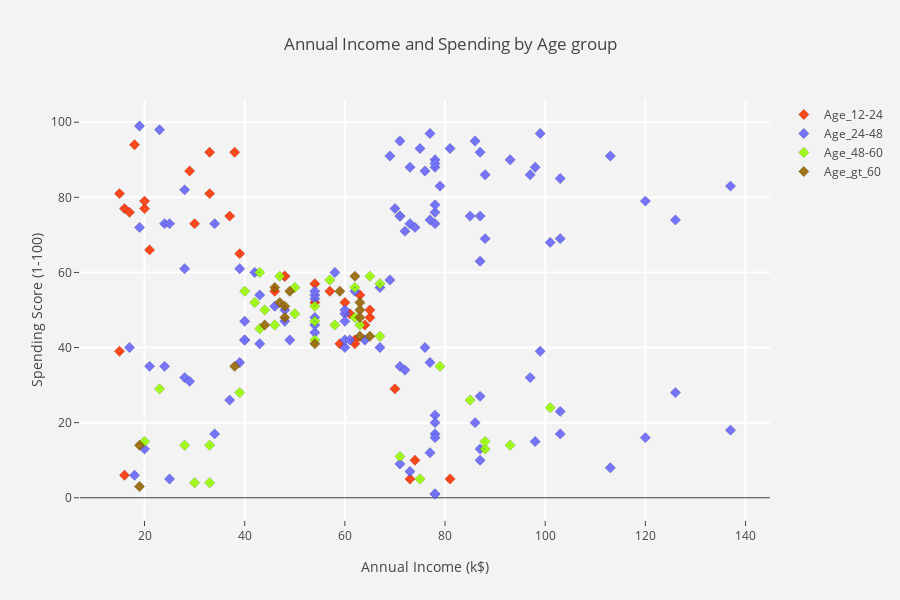
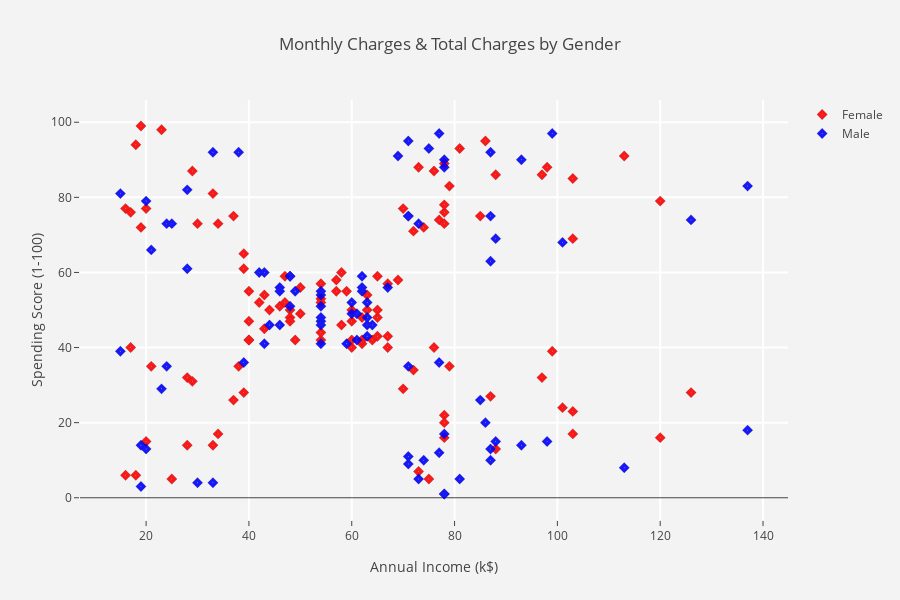

The notebook cell these images were saved under, in order:
### Code cell
#scatter plots monthly charges & total charges by tenure group

def plot_age_scatter(Age_group,color) :
    tracer = go.Scatter(x = df[df["Age_group"] == Age_group]["Annual Income (k$)"],
                        y = df[df["Age_group"] == Age_group]["Spending Score (1-100)"],
                        mode = "markers",marker = dict(line = dict(color = "black",
                                                                   width = .2),
                                                       size = 8 , color = color,
                                                       symbol = "diamond-dot",
                                                      ),
                        name = Age_group,
                        opacity = .9
                       )
    return tracer

#scatter plot monthly charges & total charges by churn group
def plot_gender_scatter(gender,color) :
    tracer = go.Scatter(x = df[df["Gender"] == gender]["Annual Income (k$)"],
                        y = df[df["Gender"] == gender]["Spending Score (1-100)"],
                        mode = "markers",marker = dict(line = dict(color = "black",
                                                                   width = .2),
                                                       size = 8 , color = color,
                                                       symbol = "diamond-dot",
                                                      ),
                        name = gender,
                        opacity = .9
                       )
    return tracer

trace1 = plot_age_scatter("Age_12-24","#FF3300")
trace2 = plot_age_scatter("Age_24-48","#6666FF")
trace3 = plot_age_scatter("Age_48-60","#99FF00")
trace4 = plot_age_scatter("Age_gt_60","#996600")
trace6 = plot_gender_scatter("Male","blue")
trace7 = plot_gender_scatter("Female","red")

data1   = [trace1,trace2,trace3,trace4] 
data2   = [trace7,trace6]

#layout
def layout_title(title) :
    layout = go.Layout(dict(title = title,
                            plot_bgcolor  = "rgb(243,243,243)",
                            paper_bgcolor = "rgb(243,243,243)",
                            xaxis = dict(gridcolor = 'rgb(255, 255, 255)',
                                         title = "Annual Income (k$)",
                                         zerolinewidth=1,ticklen=5,gridwidth=2),
                            yaxis = dict(gridcolor = 'rgb(255, 255, 255)',
                                         title = "Spending Score (1-100)",
                                         zerolinewidth=1,ticklen=5,gridwidth=2),
                            height = 600
                           )
                      )
    return layout

layout1  = layout_title("Annual Income and Spending by Age group")
layout2  = layout_title("Monthly Charges & Total Charges by Gender")
fig1 = go.Figure(data = data1,layout = layout1)
fig2 = go.Figure(data = data2,layout = layout2)
py.iplot(fig1)
py.iplot(fig2)

### Figure 1 — Plotly figure (JSON) as saved in the notebook; plotly's stock layout.template omitted (floating-point values rounded to 4 significant figures)
{"data": [{"marker": {"color": "#FF3300", "line": {"color": "black", "width": 0.2}, "size": 8, "symbol": "diamond-dot"}, "mode": "markers", "name": "Age_12-24", "opacity": 0.9, "type": "scatter", "uid": "3f0f39e3-9121-48d0-a00c-cace3c9c98f1", "x": [15, 15, 16, 16, 17, 18, 20, 20, 21, 29, 30, 33, 33, 37, 38, 39, 46, 48, 48, 54, 54, 57, 59, 60, 61, 62, 62, 63, 64, 65, 65, 70, 73, 74, 81], "y": [39, 81, 6, 77, 76, 94, 77, 79, 66, 87, 73, 92, 81, 75, 92, 65, 55, 59, 59, 52, 57, 55, 41, 52, 49, 41, 42, 54, 46, 48, 50, 29, 5, 10, 5]}, {"marker": {"color": "#6666FF", "line": {"color": "black", "width": 0.2}, "size": 8, "symbol": "diamond-dot"}, "mode": "markers", "name": "Age_24-48", "opacity": 0.9, "type": "scatter", "uid": "d4a8e475-58a0-456a-99dd-5c3c2954de4f", "x": [17, 18, 19, 19, 20, 21, 23, 24, 24, 25, 25, 28, 28, 28, 29, 34, 34, 37, 39, 39, 40, 40, 40, 42, 43, 43, 46, 48, 48, 49, 54, 54, 54, 54, 54, 54, 58, 60, 60, 60, 60, 60, 61, 62, 64, 67, 67, 69, 69, 70, 71, 71, 71, 71, 71, 72, 72, 73, 73, 73, 74, 75, 76, 76, 77, 77, 77, 77, 78, 78, 78, 78, 78, 78, 78, 78, 78, 78, 78, 78, 79, 81, 85, 86, 86, 87, 87, 87, 87, 87, 87, 88, 88, 93, 97, 97, 98, 98, 99, 99, 101, 103, 103, 103, 103, 113, 113, 120, 120, 126, 126, 137, 137], "y": [40, 6, 72, 99, 13, 35, 98, 35, 73, 5, 73, 82, 32, 61, 31, 17, 73, 26, 36, 61, 47, 42, 42, 60, 54, 41, 51, 50, 47, 42, 54, 53, 48, 55, 44, 46, 60, 49, 40, 42, 47, 50, 42, 55, 42, 56, 40, 58, 91, 77, 35, 95, 75, 9, 75, 34, 71, 88, 7, 73, 72, 93, 40, 87, 12, 97, 36, 74, 22, 90, 17, 88, 20, 76, 16, 89, 1, 78, 1, 73, 83, 93, 75, 20, 95, 27, 63, 13, 75, 10, 92, 86, 69, 90, 32, 86, 15, 88, 39, 97, 68, 17, 85, 23, 69, 8, 91, 16, 79, 28, 74, 18, 83]}, {"marker": {"color": "#99FF00", "line": {"color": "black", "width": 0.2}, "size": 8, "symbol": "diamond-dot"}, "mode": "markers", "name": "Age_48-60", "opacity": 0.9, "type": "scatter", "uid": "973aba8b-0c5c-486b-b046-4583d385a6bd", "x": [20, 23, 28, 30, 33, 33, 39, 40, 42, 43, 43, 44, 46, 47, 50, 50, 54, 54, 54, 57, 58, 62, 62, 63, 65, 67, 67, 71, 75, 79, 85, 88, 88, 93, 101], "y": [15, 29, 14, 4, 4, 14, 28, 55, 52, 60, 45, 50, 46, 59, 49, 56, 47, 42, 51, 58, 46, 48, 56, 46, 59, 43, 57, 11, 5, 35, 26, 13, 15, 14, 24]}, {"marker": {"color": "#996600", "line": {"color": "black", "width": 0.2}, "size": 8, "symbol": "diamond-dot"}, "mode": "markers", "name": "Age_gt_60", "opacity": 0.9, "type": "scatter", "uid": "60d060bd-0a10-4bca-b650-c0bef02391cc", "x": [19, 19, 38, 44, 46, 47, 48, 48, 49, 54, 59, 62, 63, 63, 63, 63, 65], "y": [3, 14, 35, 46, 56, 52, 51, 48, 55, 41, 55, 59, 50, 43, 48, 52, 43]}], "layout": {"height": 600, "paper_bgcolor": "rgb(243,243,243)", "plot_bgcolor": "rgb(243,243,243)", "title": {"text": "Annual Income and Spending by Age group"}, "xaxis": {"gridcolor": "rgb(255, 255, 255)", "gridwidth": 2, "ticklen": 5, "title": {"text": "Annual Income (k$)"}, "zerolinewidth": 1}, "yaxis": {"gridcolor": "rgb(255, 255, 255)", "gridwidth": 2, "ticklen": 5, "title": {"text": "Spending Score (1-100)"}, "zerolinewidth": 1}}}

### Figure 2 — Plotly figure (JSON) as saved in the notebook; plotly's stock layout.template omitted (floating-point values rounded to 4 significant figures)
{"data": [{"marker": {"color": "red", "line": {"color": "black", "width": 0.2}, "size": 8, "symbol": "diamond-dot"}, "mode": "markers", "name": "Female", "opacity": 0.9, "type": "scatter", "uid": "db7e0c00-e6b6-45fe-abf9-0bb1f6076b59", "x": [16, 16, 17, 17, 18, 18, 19, 19, 20, 20, 21, 23, 25, 28, 28, 29, 29, 30, 33, 33, 34, 34, 37, 37, 38, 39, 39, 39, 40, 40, 40, 40, 42, 43, 43, 44, 46, 47, 47, 48, 48, 48, 49, 50, 50, 54, 54, 54, 54, 54, 57, 57, 58, 58, 59, 60, 60, 60, 60, 62, 62, 62, 63, 63, 64, 65, 65, 65, 65, 67, 67, 67, 69, 70, 70, 72, 72, 73, 73, 74, 75, 76, 76, 77, 78, 78, 78, 78, 78, 78, 78, 79, 79, 81, 85, 86, 87, 88, 88, 97, 97, 98, 99, 101, 103, 103, 103, 103, 113, 120, 120, 126], "y": [6, 77, 40, 76, 6, 94, 72, 99, 15, 77, 35, 98, 5, 14, 32, 31, 87, 73, 14, 81, 17, 73, 26, 75, 35, 61, 28, 65, 55, 47, 42, 42, 52, 54, 45, 50, 51, 52, 59, 50, 48, 47, 42, 49, 56, 53, 52, 42, 44, 57, 58, 55, 60, 46, 55, 40, 42, 47, 50, 41, 48, 42, 50, 54, 42, 48, 50, 43, 59, 43, 57, 40, 58, 29, 77, 34, 71, 88, 7, 72, 5, 40, 87, 74, 22, 20, 76, 16, 89, 78, 73, 35, 83, 93, 75, 95, 27, 13, 86, 32, 86, 88, 39, 24, 17, 85, 23, 69, 91, 16, 79, 28]}, {"marker": {"color": "blue", "line": {"color": "black", "width": 0.2}, "size": 8, "symbol": "diamond-dot"}, "mode": "markers", "name": "Male", "opacity": 0.9, "type": "scatter", "uid": "8326f2bb-230b-4961-9e97-5dfbd6dfd7ff", "x": [15, 15, 19, 19, 20, 20, 21, 23, 24, 24, 25, 28, 28, 30, 33, 33, 38, 39, 42, 43, 43, 44, 46, 46, 46, 48, 48, 48, 49, 54, 54, 54, 54, 54, 54, 54, 59, 60, 60, 61, 61, 62, 62, 62, 63, 63, 63, 63, 64, 67, 69, 71, 71, 71, 71, 71, 71, 73, 73, 74, 75, 77, 77, 77, 78, 78, 78, 78, 78, 81, 85, 86, 87, 87, 87, 87, 87, 88, 88, 93, 93, 98, 99, 101, 113, 126, 137, 137], "y": [39, 81, 3, 14, 13, 79, 66, 29, 35, 73, 73, 82, 61, 4, 4, 92, 92, 36, 60, 60, 41, 46, 46, 56, 55, 51, 59, 59, 55, 47, 54, 48, 51, 55, 41, 46, 41, 49, 52, 42, 49, 59, 55, 56, 46, 43, 48, 52, 46, 56, 91, 35, 95, 11, 75, 9, 75, 5, 73, 10, 93, 12, 97, 36, 90, 17, 88, 1, 1, 5, 26, 20, 63, 13, 75, 10, 92, 15, 69, 14, 90, 15, 97, 68, 8, 74, 18, 83]}], "layout": {"height": 600, "paper_bgcolor": "rgb(243,243,243)", "plot_bgcolor": "rgb(243,243,243)", "title": {"text": "Monthly Charges & Total Charges by Gender"}, "xaxis": {"gridcolor": "rgb(255, 255, 255)", "gridwidth": 2, "ticklen": 5, "title": {"text": "Annual Income (k$)"}, "zerolinewidth": 1}, "yaxis": {"gridcolor": "rgb(255, 255, 255)", "gridwidth": 2, "ticklen": 5, "title": {"text": "Spending Score (1-100)"}, "zerolinewidth": 1}}}
